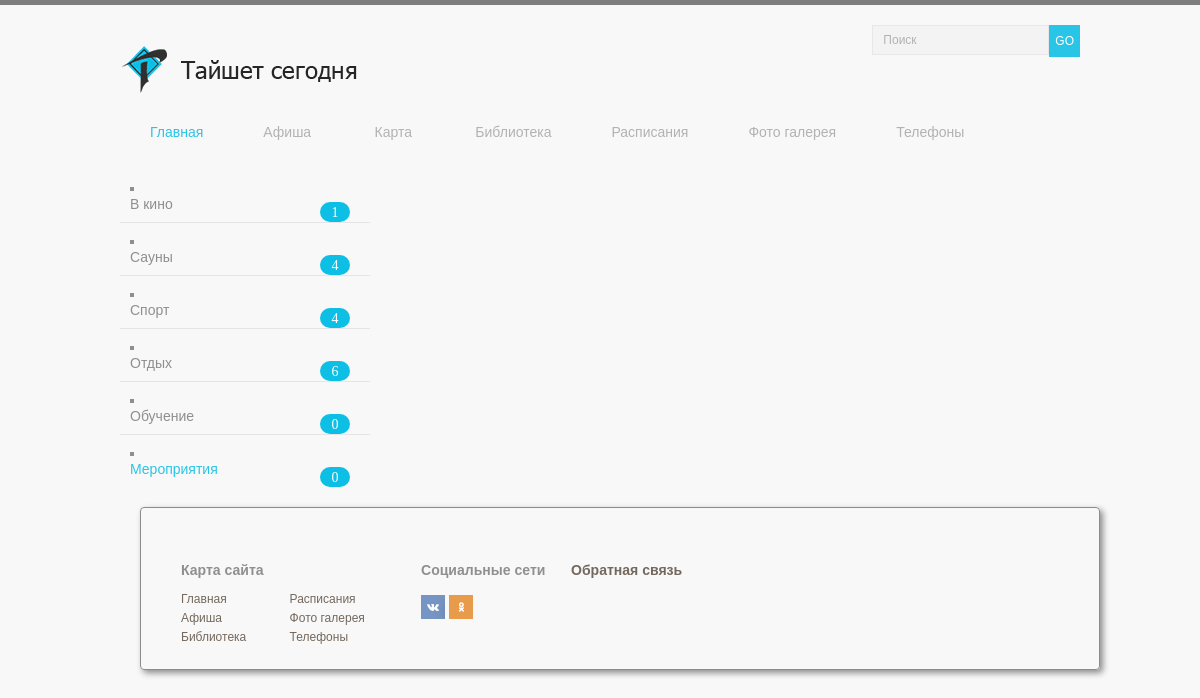
The app's page /sityAfisha.php, older data.
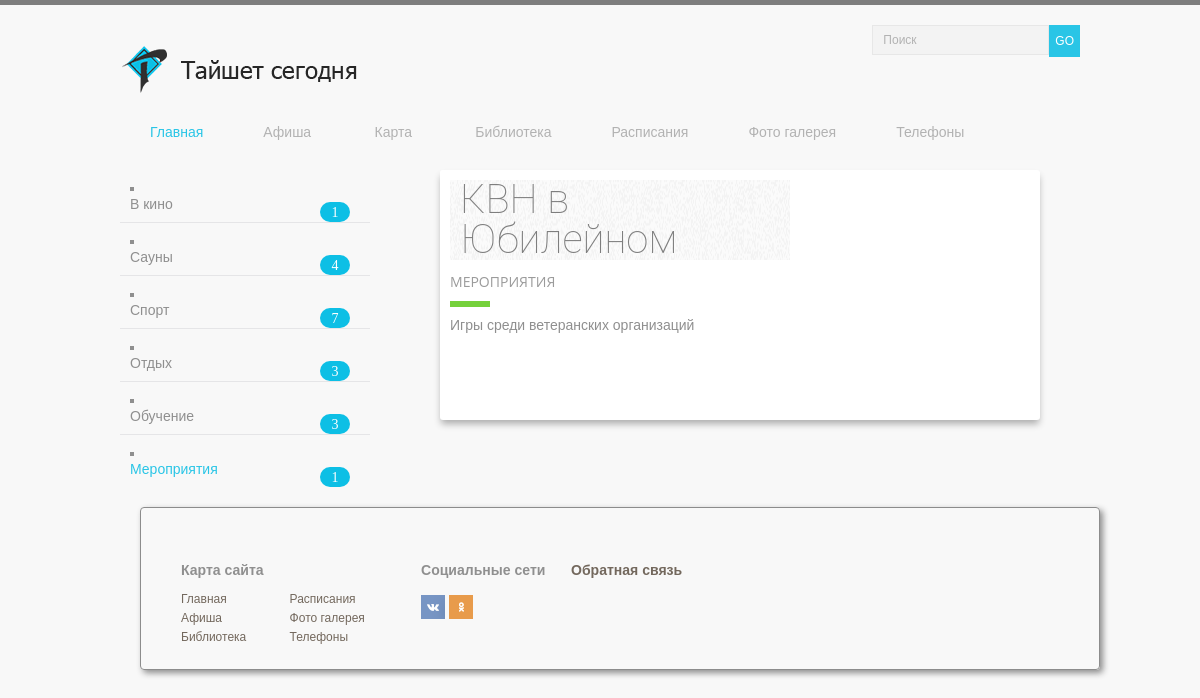
The same page, newer data.
### tables this page shows
CREATE TABLE afisha (id INTEGER PRIMARY KEY, name_tipe TEXT, img TEXT, zag TEXT, date TEXT, time TIME, place TEXT, tel TEXT, money TEXT, tipe TEXT, big TEXT);

### template/blockPageAfishaThree.php (the view, shortened to what this page needs)
<section>
	<?php
    $db = new PDO("sqlite:admin/post3.db");
  	$res = $db->query("SELECT * FROM afisha WHERE name_tipe = 'мероприятия';");
	foreach ($res as $array) {
		$block_img = $array['img'];
		$block_zag = $array['zag'];
        $block_text = $array['tipe'];
        $block_tipe = $array['name_tipe'];
		 echo("<div class=\"blog-card alt\">");
	     echo("<div class=\"photo\" style=\"background: url(".$block_img.") center / cover no-repeat;\"></div>");
		 echo("<div class=\"description\">");
		 echo("<h1>".$block_zag."</h1>");
		 echo("<h2>".$block_tipe."</h2>");
		 echo("<p class=\"summary\">".$block_text."</p>");
	     echo("</div>");
		 echo("</div>");
		 }
	?>
</section>

### template/leftMenuAfisha.php
<aside>
<nav>
	<ul class="aside-menu">
	<?php
	$db = new PDO("sqlite:admin/post3.db");
  	$res = $db->query("SELECT COUNT(id) FROM afisha WHERE name_tipe = 'мероприятия';");
  	$resTwo = $db->query("SELECT COUNT(id) FROM afisha WHERE name_tipe = 'кино';");
  	$resThree = $db->query("SELECT COUNT(id) FROM afisha WHERE name_tipe = 'сауны';");
  	$resFore = $db->query("SELECT COUNT(id) FROM afisha WHERE name_tipe = 'спорт';");
  	$resFive = $db->query("SELECT COUNT(id) FROM afisha WHERE name_tipe = 'отдых';");
  	$resSix = $db->query("SELECT COUNT(id) FROM afisha WHERE name_tipe = 'обучение';");
  	$rows= $res->fetchColumn();
  	$rowsTwo= $resTwo->fetchColumn();
    $rowsThree= $resThree->fetchColumn();
    $rowsFore= $resFore->fetchColumn();
    $rowsFive= $resFive->fetchColumn();
     $rowsSix= $resSix->fetchColumn();
		echo("<li><a href=\"afisha.php\">В кино</a><p class=\"blueBlock\">".$rowsTwo."</p></li>");
		echo("<li><a href=\"saunaAfisha.php\">Сауны<p class=\"blueBlock\">".$rowsThree."</p></a></li>");
		echo("<li><a href=\"sportAfisha.php\">Спорт<p class=\"blueBlock\">".$rowsFore."</p></a></li>");
		echo("<li><a href=\"restAfisha.php\">Отдых<p class=\"blueBlock\">".$rowsFive."</p></a></li>");
		echo("<li><a href=\"aducationAfisha.php\">Обучение<p class=\"blueBlock\">".$rowsSix."</p></a></li>");
		echo("<li><a href=\"sityAfisha.php\">Мероприятия<p class=\"blueBlock\">".$rows."</p></a></li>");
		?>
	</ul>
</nav>
</aside>

Row changes from the older to the newer data that the page shows:
added afisha: zag "КВН в Юбилейном", name_tipe "МЕРОПРИЯТИЯ", tipe "Игры среди ветеранских организаций"
Text that changed along with them:
$rowsFore: "4" → "7"
$rowsFive: "6" → "3"
$rowsSix: "0" → "3"
$rows: "0" → "1"
